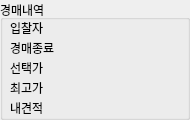
  <widget class="QGroupBox" name="q_auction_end">
   <property name="geometry">
    <rect>
     <x>650</x>
     <y>10</y>
     <width>190</width>
     <height>120</height>
    </rect>
   </property>
   <property name="font">
    <font>
     <pointsize>9</pointsize>
    </font>
   </property>
   <property name="title">
    <string>경매내역</string>
   </property>
   <property name="flat">
    <bool>false</bool>
   </property>
   <widget class="QLabel" name="q_bidder">
    <property name="geometry">
     <rect>
      <x>90</x>
      <y>20</y>
      <width>90</width>
      <height>16</height>
     </rect>
    </property>
    <property name="font">
     <font>
      <pointsize>9</pointsize>
     </font>
    </property>
    <property name="text">
     <string/>
    </property>
   </widget>
   <widget class="QLabel" name="label_53">
    <property name="geometry">
     <rect>
      <x>10</x>
      <y>20</y>
      <width>70</width>
      <height>16</height>
     </rect>
    </property>
    <property name="font">
     <font>
      <pointsize>9</pointsize>
     </font>
    </property>
    <property name="styleSheet">
     <string notr="true"/>
    </property>
    <property name="text">
     <string>입찰자</string>
    </property>
    <property name="alignment">
     <set>Qt::AlignLeading|Qt::AlignLeft|Qt::AlignVCenter</set>
    </property>
   </widget>
   <widget class="QLabel" name="q_max_price">
    <property name="geometry">
     <rect>
      <x>90</x>
      <y>80</y>
      <width>90</width>
      <height>16</height>
     </rect>
    </property>
    <property name="font">
     <font>
      <pointsize>9</pointsize>
      <weight>75</weight>
      <bold>true</bold>
     </font>
    </property>
    <property name="styleSheet">
     <string notr="true">color: rgb(255, 0, 0);</string>
    </property>
    <property name="text">
     <string/>
    </property>
   </widget>
   <widget class="QLabel" name="label_55">
    <property name="geometry">
     <rect>
      <x>10</x>
      <y>80</y>
      <width>70</width>
      <height>16</height>
     </rect>
    </property>
    <property name="font">
     <font>
      <pointsize>9</pointsize>
     </font>
    </property>
    <property name="styleSheet">
     <string notr="true"/>
    </property>
    <property name="text">
     <string>최고가</string>
    </property>
    <property name="alignment">
     <set>Qt::AlignLeading|Qt::AlignLeft|Qt::AlignVCenter</set>
    </property>
   </widget>
   <widget class="QLabel" name="label_56">
    <property name="geometry">
     <rect>
      <x>10</x>
      <y>100</y>
      <width>70</width>
      <height>16</height>
     </rect>
    </property>
    <property name="font">
     <font>
      <pointsize>9</pointsize>
     </font>
    </property>
    <property name="styleSheet">
     <string notr="true"/>
    </property>
    <property name="text">
     <string>내견적</string>
    </property>
    <property name="alignment">
     <set>Qt::AlignLeading|Qt::AlignLeft|Qt::AlignVCenter</set>
    </property>
   </widget>
   <widget class="QLabel" name="q_my_price">
    <property name="geometry">
     <rect>
      <x>90</x>
      <y>100</y>
      <width>90</width>
      <height>16</height>
     </rect>
    </property>
    <property name="font">
     <font>
      <pointsize>9</pointsize>
     </font>
    </property>
    <property name="styleSheet">
     <string notr="true">color: rgba(0, 0, 0, 100);</string>
    </property>
    <property name="text">
     <string/>
    </property>
   </widget>
   <widget class="QLabel" name="label_63">
    <property name="geometry">
     <rect>
      <x>10</x>
      <y>60</y>
      <width>70</width>
      <height>16</height>
     </rect>
    </property>
    <property name="font">
     <font>
      <pointsize>9</pointsize>
     </font>
    </property>
    <property name="styleSheet">
     <string notr="true"/>
    </property>
    <property name="text">
     <string>선택가</string>
    </property>
    <property name="alignment">
     <set>Qt::AlignLeading|Qt::AlignLeft|Qt::AlignVCenter</set>
    </property>
   </widget>
   <widget class="QLabel" name="q_selective_price">
    <property name="geometry">
     <rect>
      <x>90</x>
      <y>60</y>
      <width>90</width>
      <height>16</height>
     </rect>
    </property>
    <property name="font">
     <font>
      <pointsize>9</pointsize>
      <weight>75</weight>
      <bold>true</bold>
     </font>
    </property>
    <property name="styleSheet">
     <string notr="true">color: rgb(0, 85, 255);</string>
    </property>
    <property name="text">
     <string/>
    </property>
   </widget>
   <widget class="QLabel" name="q_auction_end_date">
    <property name="geometry">
     <rect>
      <x>90</x>
      <y>40</y>
      <width>90</width>
      <height>16</height>
     </rect>
    </property>
    <property name="font">
     <font>
      <pointsize>9</pointsize>
     </font>
    </property>
    <property name="text">
     <string/>
    </property>
   </widget>
   <widget class="QLabel" name="label_64">
    <property name="geometry">
     <rect>
      <x>10</x>
      <y>40</y>
      <width>70</width>
      <height>16</height>
     </rect>
    </property>
    <property name="font">
     <font>
      <pointsize>9</pointsize>
     </font>
    </property>
    <property name="styleSheet">
     <string notr="true"/>
    </property>
    <property name="text">
     <string>경매종료</string>
    </property>
    <property name="alignment">
     <set>Qt::AlignLeading|Qt::AlignLeft|Qt::AlignVCenter</set>
    </property>
   </widget>
  </widget>
